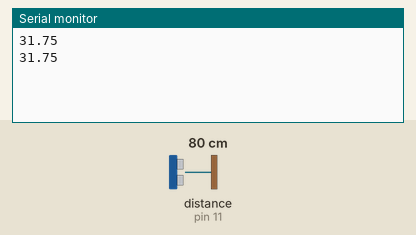
Recording of a sketch running on a simulated Arduino Uno, built with avr-gcc and run on an emulated ATmega328P. Shown: the last lines printed to the serial monitor. Wiring (inferred from the names in the program): ultrasonic range finder: trigger pin 13; echo pin 11. The test bench sets the inputs (shaded band); at power-on: distance to the obstacle (sensor on pin 11) 80 cm. The echo pulse lasts 58.3 µs per cm.

Above: at 5.8 s.
5.9 s: distance to the obstacle (sensor on pin 11) set to 2 cm
At 11.2 s:
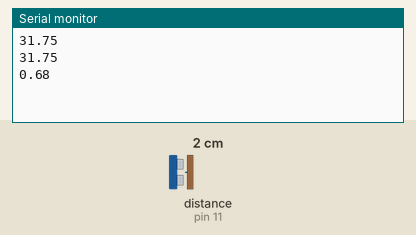
11.9 s: distance to the obstacle (sensor on pin 11) set to 4 cm
At 16.3 s:
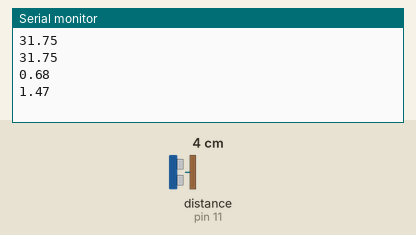
Timing chart, 0 to 17.8 s (numbered marks = the images above; inputs shaded):
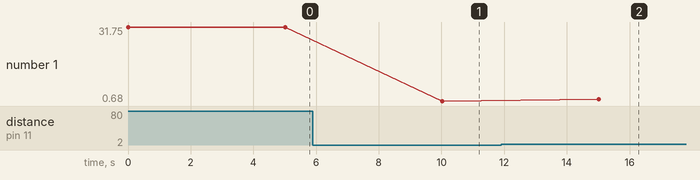

The sketch:

UltrsSonic.ino
```cpp
const int TRIGGER=13;
const int ECHO=11;

float pingTime;
float distance;

void setup() {
  // put your setup code here, to run once:
  pinMode(TRIGGER,OUTPUT);
  pinMode(ECHO,INPUT);
  Serial.begin(9600);
}

void loop() {
  // put your main code here, to run repeatedly:
  digitalWrite(TRIGGER,LOW);
  delayMicroseconds(2000);
  digitalWrite(TRIGGER,HIGH);
  delayMicroseconds(15);
  digitalWrite(TRIGGER,LOW);

  pingTime=pulseIn(ECHO,HIGH);


  pingTime=pingTime/1000000.;  //pingTime is in uS to S
  pingTime=pingTime/3600.;     //convert S to hrs

  distance=pingTime*776.5;      //776 miles/hr is the speed of sound
  distance=distance/2;          //since it travelled 2d we divide it by 2

  distance=distance*63360;      //63360 inchs in a mile(convert miles into inchs
  //distance=pingTime*17000.;
  Serial.println(distance);
  delay(5000);
}
```

Measured:
- after the input at 5.9 s, the serial monitor: prints a new line after 4.1 s (image 1)
- after the input at 11.9 s, the serial monitor: prints a new line after 3.1 s (image 2)
- plotted number 1: 31.75 → 0.68 after the input at 5.9 s, 0.68 → 1.47 after the input at 11.9 s
